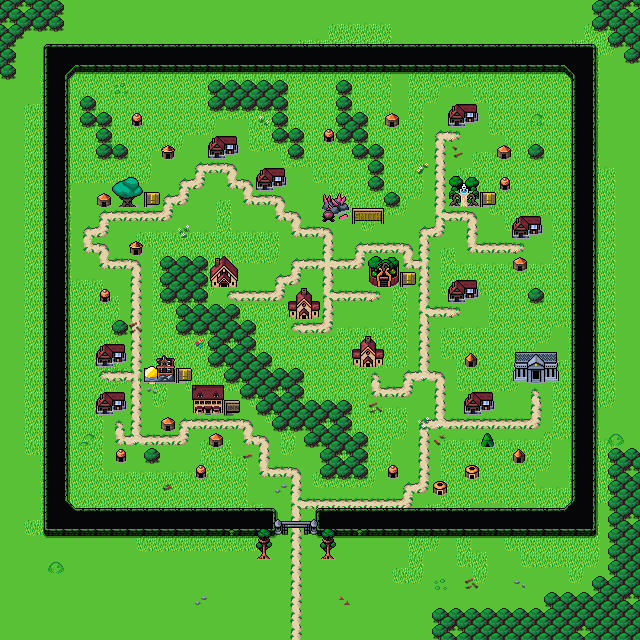

A 2D game scene composited from a Tiled map and its tileset images. What follows is a short description and the map's XML, with each tile layer's data collapsed to a summary:
An orthogonal 40x40 tile map with 16x16 px tiles, 5 tile layers (Background, Ground, Ground2, Walls, ...), 3 tilesets and 28 objects.

<map version="1.10" tiledversion="1.11.2" orientation="orthogonal" renderorder="right-down" width="40" height="40" tilewidth="16" tileheight="16" infinite="0" nextlayerid="7" nextobjectid="93">
 <editorsettings>
  <export target="wastetown..tmx" format="tmx" />
 </editorsettings>
 <tileset firstgid="1" source="../../../../common/maps/tileset/main.tsx" />
 <tileset firstgid="10113" source="../../../../common/maps/tileset/buildings.tsx" />
 <tileset firstgid="11905" source="../../../../common/maps/tileset/buildings-nocollide.tsx" />
 <layer id="1" name="Background" width="40" height="40">
  <data>[1600 cells, 1600 non-empty, 4 distinct tile ids]</data>
 </layer>
 <layer id="2" name="Ground" width="40" height="40">
  <data>[1600 cells, 1128 non-empty, 31 distinct tile ids]</data>
 </layer>
 <layer id="6" name="Ground2" width="40" height="40">
  <data>[1600 cells, 648 non-empty, 94 distinct tile ids]</data>
 </layer>
 <layer id="3" name="Walls" width="40" height="40">
  <properties>
   <property name="spriteLayer" type="bool" value="true" />
  </properties>
  <data>[1600 cells, 8 non-empty, 4 distinct tile ids]</data>
 </layer>
 <layer id="5" name="Overlay" width="40" height="40">
  <data>[1600 cells, 59 non-empty, 26 distinct tile ids]</data>
 </layer>
 <objectgroup id="4" name="Objects">
  <!-- 28 objects omitted --></objectgroup>
</map>
<!-- 28 of 28 objects omitted -->
